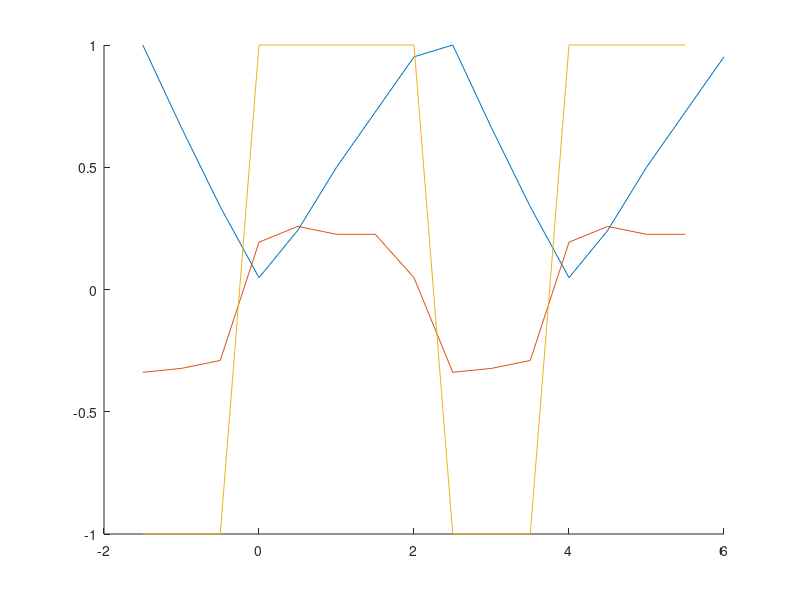

Recreate this plot in MATLAB.

% for question posted to stackoverflow:
%
% http://stackoverflow.com/questions/29607685/how-to-numerically-search-for-all-closest-to-zero-values-in-an-matlab-array

    a = [ 0.0062 ; 0.0041 ; 0.0021 ; 0.0003 ; 0.0015 ; 0.0031 ; 0.0045 ; 0.0059 ; 0.0062 ; 0.0041 ; 0.0021 ; 0.0003 ; 0.0015 ; 0.0031 ; 0.0045 ; 0.0059 ]/0.0062 ;
    d = diff(a) ;
    
    r = -3/2:0.5:length(a)/2-4/2 ;
    
    close all ;
    hold on ;
    
    plot( r, a ) ;
    plot( r(1:length(d)), d ) ;
    plot( r(1:length(d)), sign(d) ) ;
